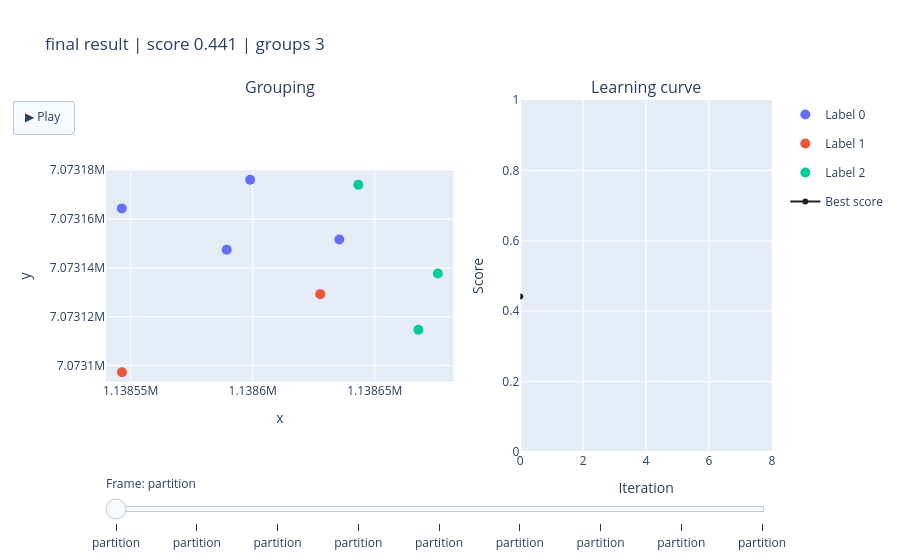

Notebook source saved alongside this figure:
### Code cell
animation.play(speed = 50)
result = algo.result
sc.seed()

### Figure 1 — Plotly figure (JSON) as saved in the notebook; plotly's stock layout.template omitted (floating-point values rounded to 4 significant figures)
{"data": [{"legendgroup": "label-0", "marker": {"color": "#636EFA", "size": 10}, "mode": "markers", "name": "Label 0", "text": ["X1138546.367456|Y7073164.379485", "X1138589.355075|Y7073147.481674", "X1138598.973079|Y7073176.104884", "X1138635.480306|Y7073151.644188"], "type": "scatter", "x": [1139000.0, 1139000.0, 1139000.0, 1139000.0], "xaxis": "x", "y": [7073000.0, 7073000.0, 7073000.0, 7073000.0], "yaxis": "y"}, {"legendgroup": "label-1", "marker": {"color": "#EF553B", "size": 10}, "mode": "markers", "name": "Label 1", "text": ["X1138546.437218|Y7073097.256805", "X1138627.676809|Y7073129.250797"], "type": "scatter", "x": [1139000.0, 1139000.0], "xaxis": "x", "y": [7073000.0, 7073000.0], "yaxis": "y"}, {"legendgroup": "label-2", "marker": {"color": "#00CC96", "size": 10}, "mode": "markers", "name": "Label 2", "text": ["X1138643.283802|Y7073174.028289", "X1138667.889696|Y7073114.691341", "X1138675.861451|Y7073137.669358"], "type": "scatter", "x": [1139000.0, 1139000.0, 1139000.0], "xaxis": "x", "y": [7073000.0, 7073000.0, 7073000.0], "yaxis": "y"}, {"line": {"color": "#222222"}, "mode": "lines+markers", "name": "Best score", "type": "scatter", "x": [0], "xaxis": "x2", "y": [0.4415], "yaxis": "y2"}], "layout": {"annotations": [{"font": {"size": 16}, "showarrow": false, "text": "Grouping", "x": 0.261, "xanchor": "center", "xref": "paper", "y": 1, "yanchor": "bottom", "yref": "paper"}, {"font": {"size": 16}, "showarrow": false, "text": "Learning curve", "x": 0.811, "xanchor": "center", "xref": "paper", "y": 1, "yanchor": "bottom", "yref": "paper"}], "sliders": [{"active": 0, "currentvalue": {"prefix": "Frame: "}, "steps": [{"args": [["partition"], {"frame": {"duration": 0, "redraw": true}, "mode": "immediate", "transition": {"duration": 0}}], "label": "partition", "method": "animate"}, {"args": [["partition"], {"frame": {"duration": 0, "redraw": true}, "mode": "immediate", "transition": {"duration": 0}}], "label": "partition", "method": "animate"}, {"args": [["partition"], {"frame": {"duration": 0, "redraw": true}, "mode": "immediate", "transition": {"duration": 0}}], "label": "partition", "method": "animate"}, {"args": [["partition"], {"frame": {"duration": 0, "redraw": true}, "mode": "immediate", "transition": {"duration": 0}}], "label": "partition", "method": "animate"}, {"args": [["partition"], {"frame": {"duration": 0, "redraw": true}, "mode": "immediate", "transition": {"duration": 0}}], "label": "partition", "method": "animate"}, {"args": [["partition"], {"frame": {"duration": 0, "redraw": true}, "mode": "immediate", "transition": {"duration": 0}}], "label": "partition", "method": "animate"}, {"args": [["partition"], {"frame": {"duration": 0, "redraw": true}, "mode": "immediate", "transition": {"duration": 0}}], "label": "partition", "method": "animate"}, {"args": [["partition"], {"frame": {"duration": 0, "redraw": true}, "mode": "immediate", "transition": {"duration": 0}}], "label": "partition", "method": "animate"}, {"args": [["partition"], {"frame": {"duration": 0, "redraw": true}, "mode": "immediate", "transition": {"duration": 0}}], "label": "partition", "method": "animate"}]}], "title": {"text": "final result | score 0.441 | groups 3"}, "updatemenus": [{"buttons": [{"args": [null, {"frame": {"duration": 50, "redraw": true}, "fromcurrent": true, "transition": {"duration": 0}}], "label": "▶ Play", "method": "animate"}], "type": "buttons"}], "xaxis": {"anchor": "y", "domain": [0, 0.522], "range": [1139000.0, 1139000.0], "title": {"text": "x"}}, "xaxis2": {"anchor": "y2", "domain": [0.622, 1], "range": [0, 8], "title": {"text": "Iteration"}}, "yaxis": {"anchor": "x", "constrain": "domain", "domain": [0, 1], "range": [7073000.0, 7073000.0], "scaleanchor": "x", "scaleratio": 1, "title": {"text": "y"}}, "yaxis2": {"anchor": "x2", "domain": [0, 1], "range": [0, 1], "title": {"text": "Score"}}}}
